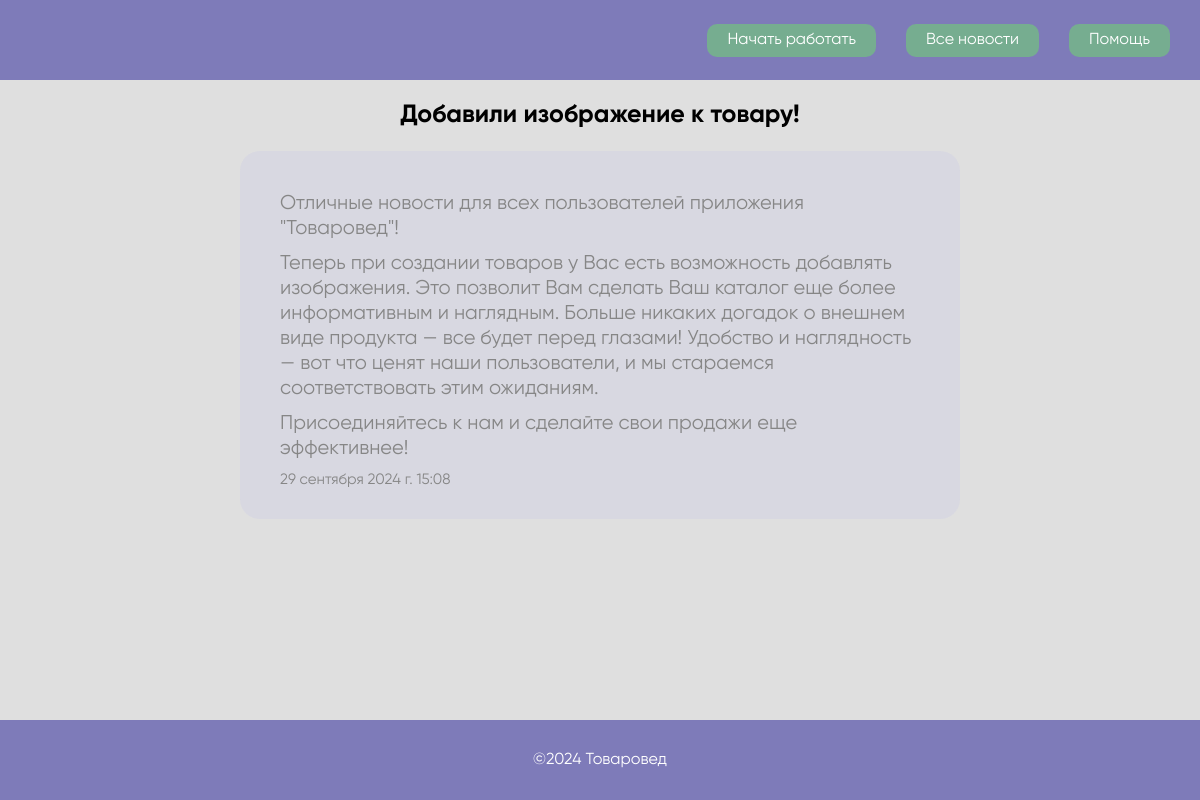
The page /news/2 on the database its author committed.
### appNews/models.py (models this page shows, shortened)
class News(models.Model):
    title = models.CharField(
        "Название",
        max_length=150,
        null=False,
        blank=False
    )
    desc = models.TextField(
        "Контент",
        null=True,
        blank=True
    )
    dtime = models.DateTimeField(
        "Дата и время",
        null=False,
        blank=False,
        auto_now_add=True,
    )
    status = models.BooleanField(
        "Статус",
        null=False,
        blank=False,
        choices=[
            (True, "Обликовано"),
            (False, "Не опубликовано"),
        ],
        default=False
    )
    class Meta:
        verbose_name = "новость"
        verbose_name_plural = "Новости"

### appNews/views.py (the view)
# urls.py: path('<int:news_id>', views.show_new, name="urlNews"),
def show_new (request, news_id):
    new = get_object_or_404(News, pk = news_id)
    data = {
        'title': new.title,
        'desc': new.desc,
        'dtime': new.dtime,
    }
    return render (request, 'appNews/index.html', data)

### templates/appNews/index.html (shortened to what this page needs)
{% extends 'base.html' %}
{% load static %}
{% block content %}
{% block css %}
<link rel="stylesheet" href="{% static 'appNews/css/appnews_style.css' %}?version={% now 'H:i:s' %}">
{% endblock %}
<header class="header">
    <a href="{% url 'urlPageHome' %}">Начать работать</a>
    <a href="{% url 'urlAll_news' %}">Все новости</a>
    <a href="{% url 'urlRecSupport' %}">Помощь</a>
</header>
<h2>{{title}}</h2>
<section class="container_news">
    <div class="container_news__content">
        <div class="news">
            <div class="card">
                <div class="card__content">
                    <p>{{desc|linebreaks}}</p>
                    <p class="card__content-d_time">{{dtime}}</p>
                </div>
            </div>
        </div>
    </div>
</section>
{% include 'footer.html' %}
{% endblock %}

### static/appHomePage/css/apphome_style.css (style rules this page uses)
* { box-sizing: border-box; margin: 0; padding: 0; font-family: Gilroy; }
html { height: 100%; }
body { background: #dfdfdf; min-height: 100vh; position: relative; }
.container_news { width: 100%; margin: 0 auto; padding-bottom: 30px; }
.container_news__content { width: 80%; margin: 0 auto; background-color: #bcb9eb31; border-radius: 20px; padding: 0 30px; }
.container_news .card { display: flex; align-items: center; justify-content: space-between; margin: 20px 0; }
.container_news .news { padding: 10px; }
.container_news .card .card__content p { margin-top: 10px; color: #868686; }

### static/appWarehouse/css/appwarehouse_style.css (style rules this page uses)
.header { display: flex; width: 100%; height: 80px; margin: 0 auto; margin-bottom: 20px; background-color: #7E7BB9; align-items: center; }

### static/appNews/css/appnews_style.css (style rules this page uses)
* { box-sizing: border-box; margin: 0; padding: 0; font-family: Gilroy; }
body { background: #dfdfdf; }
.header { display: flex; width: 100%; height: 80px; margin: 0 auto; margin-bottom: 20px; background-color: #7E7BB9; align-items: center; justify-content: right; }
.header a { background-color: #76ad90; padding: 7px 20px; text-decoration: none; border: none; border-radius: 10px; color: #FFF; margin-right: 30px; }
h2 { text-align: center; font-size: 25px; font-weight: 700; }
.container_news { width: 100%; margin: 0 auto; padding-bottom: 30px; margin-top: 20px; }
.container_news__content { width: 60%; margin: 0 auto; background-color: #bcb9eb31; border-radius: 20px; padding: 0 30px; }
.container_news .card { display: flex; align-items: center; justify-content: space-between; margin: 20px 0; }
.container_news .news { padding: 10px; }
.card__content p { margin-top: 10px; font-size: 20px; }
.card__content .card__content-d_time { font-size: 15px; margin-top: 10px; color: #868686; }

### rows shown on the page
News: title "Добавили изображение к товару!", desc "Отличные новости для всех пользователей приложения \"Товаровед\"! Теперь при создании товаров у Вас есть возможность добавлять изображения. Это позволит Вам сделать Ваш каталог еще более информативным и наглядным. Больше никаких догадок о внешнем виде продукта — все будет перед глазами! Удобство и наглядность — вот что ценят наши пользователи, и мы стараемся соответствовать этим ожиданиям. Присоединяйтесь к нам и сделайте свои продажи еще эффективнее!", dtime "29 сентября 2024 г. 15:08"
